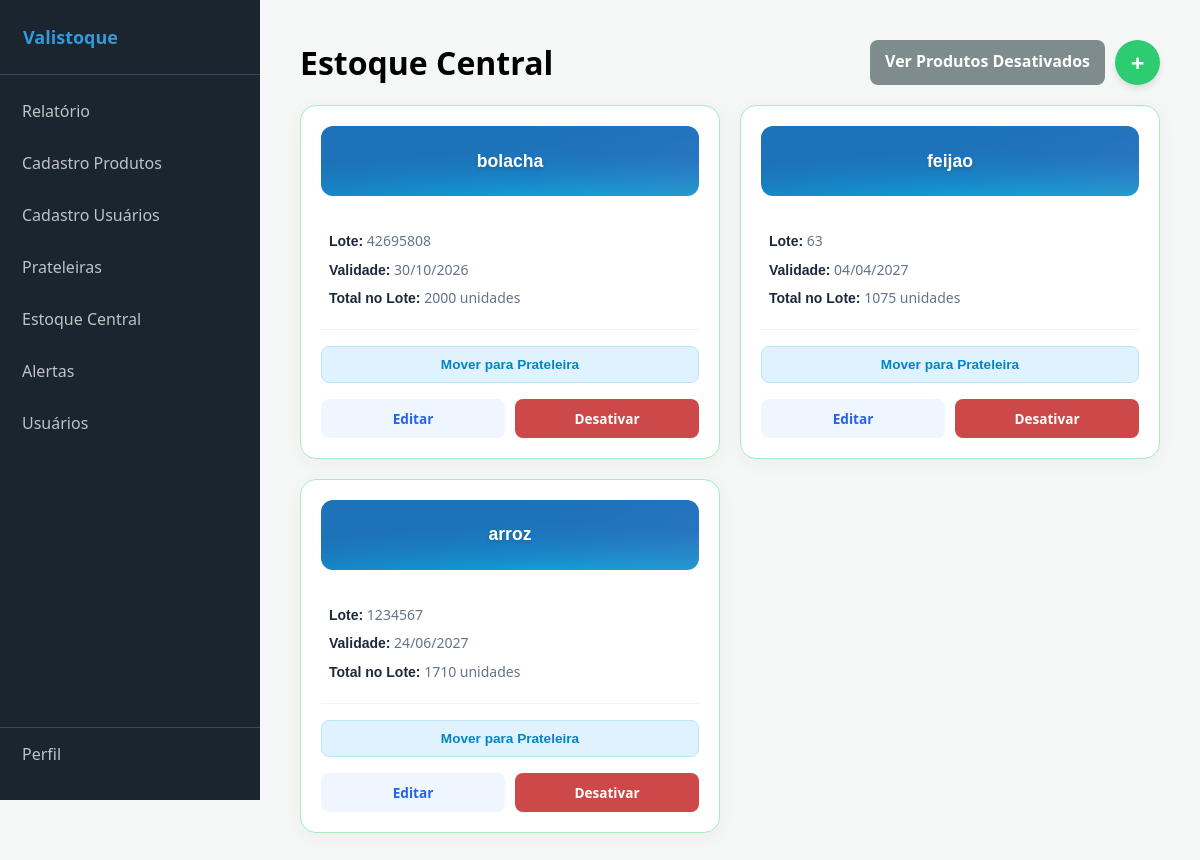
Page /paginas/estoque.php?ver_inativos=0 on the committed database.
### tables this page shows
CREATE TABLE `estoque` (
  `id_estoque` int NOT NULL AUTO_INCREMENT,
  `nome_produto` varchar(150) NOT NULL,
  `lote` int NOT NULL,
  `data_validade` date NOT NULL,
  `total_itens` int NOT NULL,
  `peso_un` decimal(10,2) NOT NULL,
  `ativo` tinyint(1) DEFAULT '1',
  PRIMARY KEY (`id_estoque`)
);

### paginas/estoque.php (the view, shortened to what this page needs)
<?php
require_once __DIR__ . "/../php/config.php";
try {
    $pdo->exec("ALTER TABLE estoque ADD COLUMN ativo TINYINT(1) DEFAULT 1");
} catch (PDOException $e) {
}
$verInativos = isset($_GET['ver_inativos']) && $_GET['ver_inativos'] == '1' ? 1 : 0;
try {
    $stmt = $pdo->prepare("SELECT * FROM estoque WHERE ativo = :status ORDER BY id_estoque DESC");
    $stmt->bindValue(':status', $verInativos ? 0 : 1, PDO::PARAM_INT);
    $stmt->execute();
    $estoque = $stmt->fetchAll(PDO::FETCH_ASSOC);
} catch (PDOException $e) {
    die("Erro ao buscar estoque: " . $e->getMessage());
}
?>
<!DOCTYPE html>
<html lang="pt-br">
<head>
    <link rel="stylesheet" href="../css/style.css">
    <link rel="stylesheet" href="../css/estoque.css">
</head>
<body>
<nav class="nav">
    <div class="header-nav">Valistoque</div>
    <ul>
        <li><a href="relatorio.html">Relatório</a></li>
        <li><a href="produtos.php">Cadastro Produtos</a></li>
        <li><a href="usuarios.php">Cadastro Usuários</a></li>
        <li><a href="prateleira.php">Prateleiras</a></li>
        <li><a href="estoque.php">Estoque Central</a></li>
        <li><a href="alertas.php">Alertas</a></li>
        <li><a href="ListaUsuarios.php">Usuários</a></li>
        <li style="margin-top: auto; border-top: 1px solid #34495e;">
            <a href="perfil.php">Perfil</a>
        </li>
    </ul>
</nav>
<main>
    <div id="secao-estoque">
        <div class="secao-header" style="display: flex; justify-content: space-between; align-items: center; margin-bottom: 20px;">
            <h1>Estoque Central <?= $verInativos ? '(Desativados)' : '' ?></h1>
            <div style="display: flex; gap: 10px;">
                <?php if ($verInativos): ?>
                    <a href="estoque.php?ver_inativos=0" class="btn-editar" style="background:#34495e; text-decoration:none; padding:10px 15px; border-radius:8px; color:#fff; font-weight:bold;">Ver Produtos Ativos</a>
                <?php else: ?>
                    <a href="estoque.php?ver_inativos=1" class="btn-editar" style="background:#7f8c8d; text-decoration:none; padding:10px 15px; border-radius:8px; color:#fff; font-weight:bold;">Ver Produtos Desativados</a>
                    <button class="btn-adicionar" onclick="window.location.href='produtos.php'" title="Cadastrar Novo Produto">+</button>
                <?php endif; ?>
            </div>
        </div>
        <div class="cards-container">
            <?php if (empty($estoque)): ?>
                <p class="sem-produtos">Nenhum produto <?= $verInativos ? 'desativado' : 'ativo' ?> encontrado.</p>
            <?php else: ?>
                <?php foreach ($estoque as $est): ?>
                    <?php $dataFormatada = date("d/m/Y", strtotime($est['data_validade'])); ?>
                    <div class="card-item" style="<?= $verInativos ? 'opacity: 0.7; border: 1px dashed #95a5a6;' : '' ?>">
                        <div class="card-detalhes">
                            <div class="nome">
                                <h3><?= htmlspecialchars($est['nome_produto']) ?></h3>
                            </div>
                            <p class="card-info"><strong>Lote:</strong> <?= htmlspecialchars($est['lote']) ?></p>
                            <p class="card-info"><strong>Validade:</strong> <?= htmlspecialchars($dataFormatada) ?></p>
                            <p class="card-info"><strong>Total no Lote:</strong> <?= htmlspecialchars($est['total_itens']) ?> unidades</p>
                        </div>
                        <div class="card-acoes" style="flex-wrap: wrap;">
                            <?php if (!$verInativos): ?>
                                <button type="button" class="btn-mover"
                                        onclick="abrirModalMover(<?= $est['id_estoque'] ?>, '<?= htmlspecialchars($est['nome_produto'], ENT_QUOTES) ?>', <?= $est['total_itens'] ?>)">
                                    Mover para Prateleira
                                </button>
                                <a href="produtos.php?editar_id=<?= $est['id_estoque'] ?>" class="btn-editar">Editar</a>
                               <a href="desativar_produto.php?id=<?= $est['id_estoque'] ?>&status=0&ver_inativos=0"
                                class="btn-excluir"
                                style="background-color: #c52727d8; color: #ffffff; font-weight: bold; text-decoration: none;"
                                 onclick="return confirm('Deseja realmente desativar este produto?');">
                                  Desativar
                                </a>
                            <?php endif; ?>
                        </div>
                    </div>
                <?php endforeach; ?>
            <?php endif; ?>
        </div>
    </div>
</main>
</body>
</html>

### css/style.css (style rules this page uses)
* { margin: 0; padding: 0; box-sizing: border-box; font-family: 'Segoe UI', Tahoma, Geneva, Verdana, sans-serif; }
body { background-color: #f4f7f6; padding-left: 260px; }
.nav { width: 260px; height: 100vh; background-color: #1a252f; position: fixed; left: 0; top: 0; z-index: 1000; display: flex; flex-direction: column; }
.header-nav { padding: 25px 23px; color: #3498db; font-size: 18px; font-weight: bold; border-bottom: 1px solid #34495e; }
.nav ul { list-style: none; margin-top: 10px; display: flex; flex-direction: column; flex-grow: 1; padding-bottom: 20px; }
.nav ul li a { display: block; color: #bdc3c7; padding: 15px 22px; text-decoration: none; transition: all 0.3s ease; cursor: pointer; }

### css/estoque.css (style rules this page uses)
main { padding: 40px; }
.secao-header { display: flex; align-items: center; justify-content: space-between; margin-bottom: 20px; }
.secao-header h1 { margin-bottom: 0; }
.btn-adicionar { background-color: #2ecc71; color: white; border: none; width: 45px; height: 45px; border-radius: 50%; font-size: 24px; font-weight: bold; cursor: pointer; display: flex; align-items: center; justify-content: center; box-shadow: 0 4px 6px rgba(0,0,0,0.1); transition: background 0.3s, transform 0.2s; }
.card-item { background-color: #ffffff; border: 1px solid #a5ecbe; border-radius: 16px; box-shadow: 0 4px 20px rgba(0, 0, 0, 0.04); display: flex; flex-direction: column; justify-content: space-between; padding: 20px; transition: transform 0.3s cubic-bezier(0.25, 1, 0.5, 1), box-shadow 0.3s ease; width: 100%; min-height: 290px; box-sizing: border-box; font-family: 'Plus Jakarta Sans', sans-serif; }
.card-detalhes { margin-bottom: 12px; }
.card-detalhes .nome { margin-bottom: 14px; }
.card-detalhes .nome h3 { font-family: 'Plus Jakarta Sans', sans-serif; border-radius: 12px; color: #ffffff; display: flex; justify-content: center; align-items: center; text-align: center; font-size: 1.1rem; font-weight: 700; margin: 0; padding: 12px 16px; width: 100%; box-sizing: border-box; min-height: 70px; background-color: #1d72b8; background-image: radial-gradient(at 10% 10%, #1d72b8 0px, transparent 55%), radial-gradient(at 90% 30%, #3a7bd5 0px, transparent 55%), radial-gradient(at 30% 80%, #00d2ff 0px, transparent 55%), radial-gradient(at 80% 80%, #43c6ac 0px, transparent 55%); background-size: 180% 180%; animation: moverManchas 8s ease infinite; text-shadow: 0 2px 4px rgba(0, 0, 0, 0.15); }
.card-detalhes .nome { margin-bottom: 35px; }
.card-info { color: #64748b; font-size: 0.875rem; margin: 8px 0; line-height: 1.4; padding-left: 8px; }
.card-info strong { color: #1e293b; font-family: 'Plus Jakarta Sans', sans-serif; font-weight: 600; }
.card-acoes { border-top: 1px solid #f1f5f9; display: flex; gap: 10px; padding-top: 16px; }
.card-acoes a { border-radius: 8px; font-size: 0.85rem; font-weight: 600; padding: 10px 12px; text-align: center; text-decoration: none; flex: 1; transition: all 0.2s ease; }
.btn-editar { background-color: #eff6ff; color: #2563eb; }
.btn-excluir { background-color: #f0fdf4; color: #16a34a; }
.btn-mover { background-color: #e0f2fe; color: #0284c7; border: 1px solid #bae6fd; border-radius: 8px; font-size: 0.85rem; font-weight: 600; padding: 10px 12px; text-align: center; cursor: pointer; flex: 1 1 100%; margin-bottom: 6px; transition: all 0.2s ease; font-family: 'Plus Jakarta Sans', sans-serif; }
.cards-container { display: grid; grid-template-columns: repeat(auto-fill, minmax(280px, 1fr)); gap: 20px; margin-top: 20px; }

### rows in the picture
estoque: nome_produto "bolacha", lote "42695808", data_validade "30/10/2026", total_itens "2000"
estoque: nome_produto "feijao", lote "63", data_validade "04/04/2027", total_itens "1075"
estoque: nome_produto "arroz", lote "1234567", data_validade "24/06/2027", total_itens "1710"
